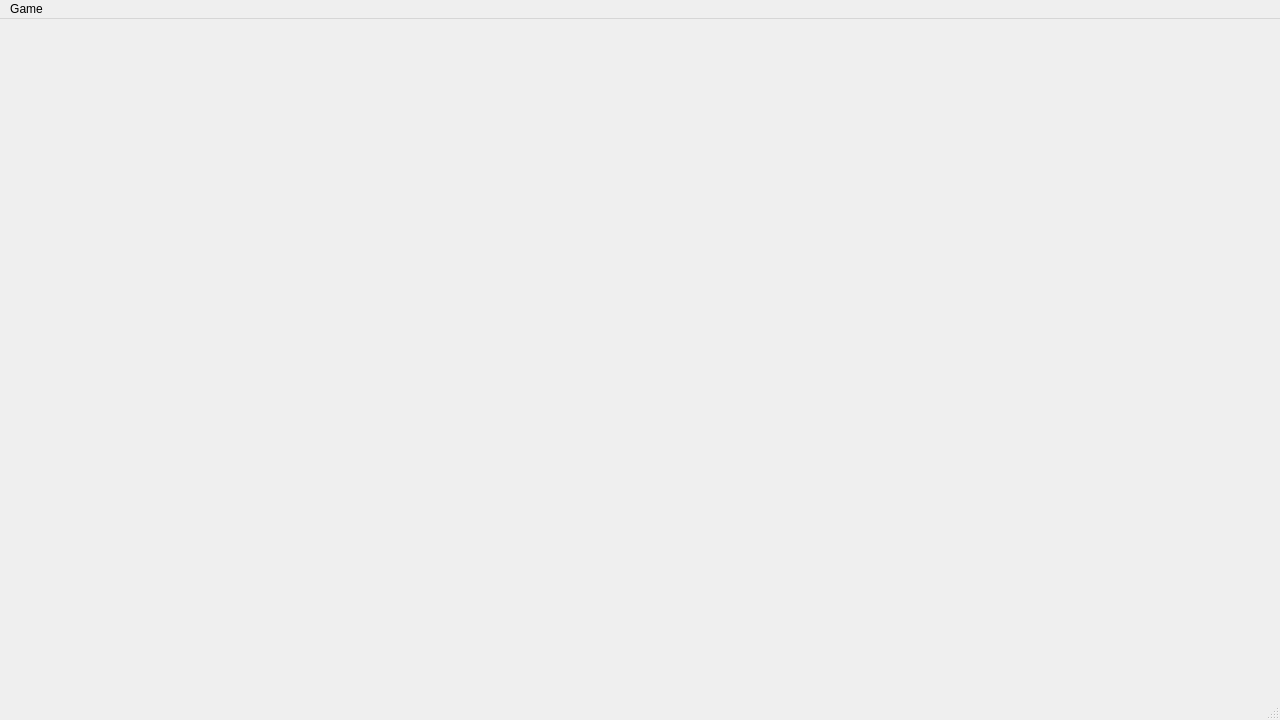
<?xml version="1.0" encoding="UTF-8"?>
<ui version="4.0">
 <class>g_GameWindow</class>
 <widget class="QMainWindow" name="g_GameWindow">
  <property name="geometry">
   <rect>
    <x>0</x>
    <y>0</y>
    <width>1280</width>
    <height>720</height>
   </rect>
  </property>
  <property name="windowTitle">
   <string>Power Grid</string>
  </property>
  <widget class="QWidget" name="centralWidget"/>
  <widget class="QStatusBar" name="statusBar"/>
  <widget class="QMenuBar" name="menuBar">
   <property name="geometry">
    <rect>
     <x>0</x>
     <y>0</y>
     <width>1280</width>
     <height>21</height>
    </rect>
   </property>
   <widget class="QMenu" name="menuGame">
    <property name="title">
     <string>Game</string>
    </property>
    <addaction name="actionSave"/>
   </widget>
   <addaction name="menuGame"/>
  </widget>
  <action name="actionSave">
   <property name="text">
    <string>Save</string>
   </property>
   <property name="shortcut">
    <string>Ctrl+S</string>
   </property>
  </action>
 </widget>
 <layoutdefault spacing="6" margin="11"/>
 <resources/>
 <connections/>
</ui>
